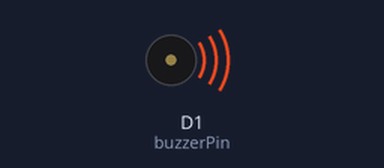
Recording of a sketch running on a simulated ESP8266 (NodeMCU). Parts: buzzer (waves = sounding, pin HIGH). WiFi joins after 1.5 s; servers stay silent unless stated; uploads are accepted with an empty reply; random numbers use the default seed unless the sketch sets one; what the sketch prints to the serial monitor is not drawn.

Above: at 1.6 s.
At 110.9 s:
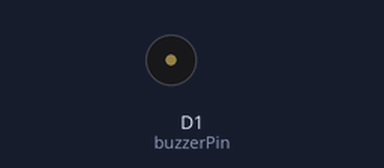
Timing chart, 0 to 117.5 s (numbered marks = the images above):
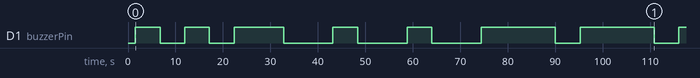

Measured:
- by itself, D1 (buzzerPin): LOW → HIGH at 1.5 s, → LOW 5.2 s later, → HIGH 5.2 s later, → LOW 5.2 s later, … (15 changes in this stretch)

The sketch:

code.ino
```cpp
#include <ESP8266WiFi.h>
#include <ESP8266HTTPClient.h>

// WiFi credentials
const char* ssid = "SNUC";           // Replace with your WiFi SSID
const char* password = "snu12345";   // Replace with your WiFi password


// Updated Flask server URL
const char* serverUrl = "http://10.56.11.160:8000/update"; // Updated Flask server IP and port

// MQ2 sensor and buzzer pins
const int gasSensorPin = A0;  // MQ2 sensor connected to analog pin A0
const int buzzerPin = D1;     // Buzzer connected to pin D1

// Gas detection threshold (adjust based on calibration)
const int threshold = 320;    // Gas level threshold for triggering the buzzer

void setup() {
  Serial.begin(9600);  // Start the serial monitor for debugging
  pinMode(gasSensorPin, INPUT);  // Set MQ2 pin as input
  pinMode(buzzerPin, OUTPUT);    // Set buzzer pin as output

  // Connect to Wi-Fi
  WiFi.begin(ssid, password);
  Serial.print("Connecting to WiFi");
  while (WiFi.status() != WL_CONNECTED) {
    delay(500);
    Serial.print(".");
  }
  Serial.println("\nConnected to WiFi");
  Serial.print("ESP IP Address: ");
  Serial.println(WiFi.localIP());  // Print the IP address of the ESP
}

void loop() {
  // Read the gas level from the MQ2 sensor
  int gasLevel = random(318,330);
  Serial.print("Gas Level: ");
  Serial.println(gasLevel);

  // Trigger the buzzer if gas level exceeds threshold
  if (gasLevel > threshold) {
    digitalWrite(buzzerPin, HIGH);  // Turn on the buzzer
    Serial.println("Gas level exceeds threshold! Buzzer ON");
  } else {
    digitalWrite(buzzerPin, LOW);   // Turn off the buzzer
  }

  // Send gas level data to the Flask server
  if (WiFi.status() == WL_CONNECTED) {
    WiFiClient client;  // Create a WiFi client
    HTTPClient http;

    // Construct the URL with the gas level parameter
    String url = String(serverUrl) + "?gasLevel=" + String(gasLevel);

    http.begin(client, url);  // Initialize HTTP request
    int httpCode = http.GET();  // Send GET request

    // Check the response code
    if (httpCode > 0) {
      Serial.print("HTTP Response Code: ");
      Serial.println(httpCode);
      if (httpCode == HTTP_CODE_OK) {
        Serial.println("Data sent successfully");
        String payload = http.getString();  // Retrieve the server response
        Serial.println("Server Response: " + payload);
      } else {
        Serial.println("Unexpected response code received");
      }
    } else {
      Serial.print("Failed to send data. Error: ");
      Serial.println(http.errorToString(httpCode).c_str());
    }

    http.end();  // Close the HTTP connection
  } else {
    Serial.println("WiFi not connected!");
  }

  delay(5000);  // Wait for 5 seconds before sending data again
}
```
